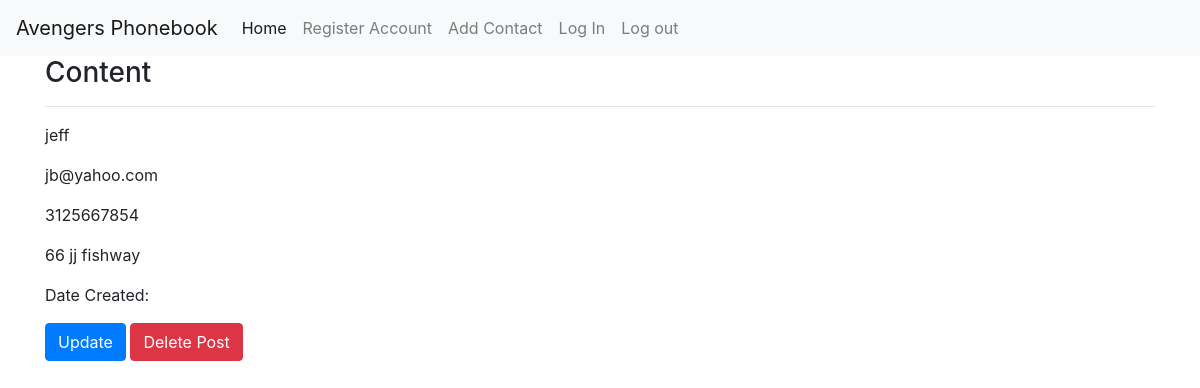
The app's page /contacts/2 (signed in) with its own data.
### phonebook/models.py (models this page shows, shortened)
class Info(db.Model):
    id = db.Column(db.Integer, primary_key=True)
    name = db.Column(db.String(150), nullable=False, unique=True)
    email = db.Column(db.String(150), nullable=False, unique=True)
    phone_number = db.Column(db.String(15), nullable=False, unique=True)
    address = db.Column(db.String(300), nullable=True)
    user_id = db.Column(db.Integer, db.ForeignKey('user.id'))

### phonebook/routes.py (the view)
@app.route('/contacts/<int:contact_id>')
@login_required
def contact_detail(contact_id):
    contact = Info.query.get_or_404(contact_id)
    return render_template('contact_detail.html', contact=contact)

### phonebook/models.py (called while the page is built)
@login.user_loader
def load_user(user_id):
    return User.query.get(user_id)

### phonebook/templates/contact_detail.html (shortened to what this page needs)
{% extends 'base.html' %}
{% block content %}
<div class="container">
    <h3>Content</h3>
    <hr>
    <p>{{ contact.name }}</p>
    <p>{{ contact.email }}</p>
    <p>{{ contact.phone_number }}</p>
    <p>{{ contact.address }}</p>
    <blockquote>Date Created: {{ contact.date_created }}</blockquote>
<a href="{{ url_for('contact_update', contact_id = contact.id) }}"><button class="btn btn-primary">Update</button></a>
<button type="button" class="btn btn-danger" data-toggle="modal" data-target="#dangerModal">Delete Post</button>
</div>
{% endblock content %}

### records on screen
Info: name "jeff", email "jb@yahoo.com", phone_number "3125667854", address "66 jj fishway"
